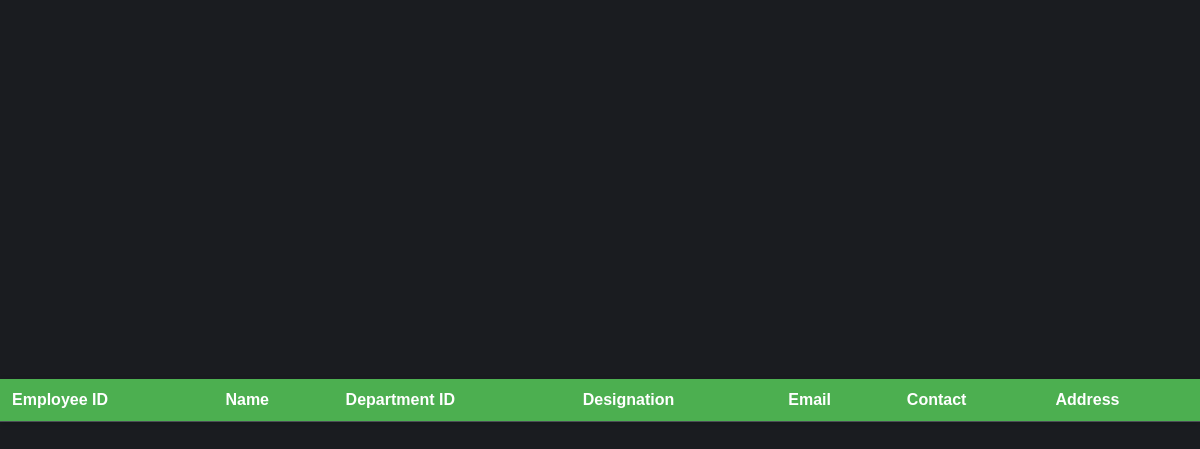
Page /employees on the earlier database version.
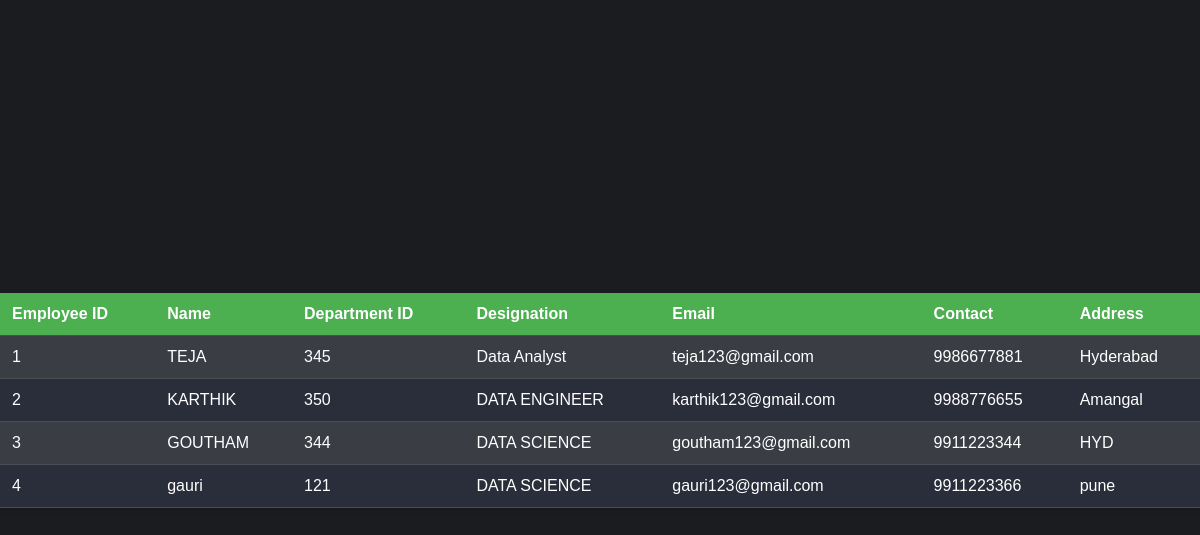
Same page on the later database version.
### tables this page shows
CREATE TABLE employee_details(eid int,ename varchar(20),dptid int,designation varchar(20),email varchar(20),contact int,address varchar(20));

### app.py (the view)
@app.route('/employees', methods = ['GET','POST'])
def show_employees():
    emp = Employee()
    data = emp.show_employees()
    return render_template('showemployees.html', employees = data)

### empdetails.py (called while the page is built)
    def show_employees(self):
        conn = sqlite3.connect('pms.db')
        cur = conn.cursor()
        cur.execute("SELECT * FROM EMPLOYEE_DETAILS")
        data = []
        for i in cur.fetchall():
            context = {}
            context['eid'] = i[0]
            context['ename'] = i[1]
            context['dptid'] = i[2]
            context['designation'] = i[3]
            context['email'] = i[4]
            context['contact'] = i[5]
            context['address'] = i[6]
            data.append(context)
        return data

### templates/showemployees.html (shortened to what this page needs)
<!DOCTYPE html>
<html>
<head>
    <link rel="stylesheet" href="https://cdnjs.cloudflare.com/ajax/libs/animate.css/4.1.1/animate.min.css">
</head>
<body>
    <div class="table-container animate__animated">
        <table>
            <tr>
                <th>Employee ID</th>
                <th>Name</th>
                <th>Department ID</th>
                <th>Designation</th>
                <th>Email</th>
                <th>Contact</th>
                <th>Address</th>
            </tr>
            {% for employee in employees %}
            <tr>
                <td>{{ employee.eid }}</td>
                <td>{{ employee.ename }}</td>
                <td>{{ employee.dptid }}</td>
                <td>{{ employee.designation }}</td>
                <td>{{ employee.email }}</td>
                <td>{{ employee.contact }}</td>
                <td>{{ employee.address }}</td>
            </tr>
            {% endfor %}
        </table>
    </div>
</body>
</html>

### templates/showemployees.html (style rules this page uses)
body { font-family: Arial, sans-serif; background-color: #1a1c20; color: #ffffff; margin: 0; padding: 0; display: flex; justify-content: center; align-items: center; min-height: 100vh; }
.table-container { width: 100%; background-color: #2a2e3b; box-shadow: 0 2px 6px rgba(0, 0, 0, 0.15); animation-duration: 1s; animation-delay: 0.5s; animation-fill-mode: both; animation-name: fadeInUp; }
table { border-collapse: collapse; width: 100%; }
th, td { padding: 12px; text-align: left; border-bottom: 1px solid #4a4d54; }
th { background-color: #4CAF50; color: #fff; }
tr:nth-child(even) { background-color: #3a3d44; }

Differences in the rows shown:
added employee_details: eid "1", ename "TEJA", dptid "345", designation "Data Analyst", email "teja123@gmail.com", contact "9986677881", address "Hyderabad"
added employee_details: eid "2", ename "KARTHIK", dptid "350", designation "DATA ENGINEER", email "karthik123@gmail.com", contact "9988776655", address "Amangal"
added employee_details: eid "3", ename "GOUTHAM", dptid "344", designation "DATA SCIENCE", email "goutham123@gmail.com", contact "9911223344", address "HYD"
added employee_details: eid "4", ename "gauri", dptid "121", designation "DATA SCIENCE", email "gauri123@gmail.com", contact "9911223366", address "pune"
